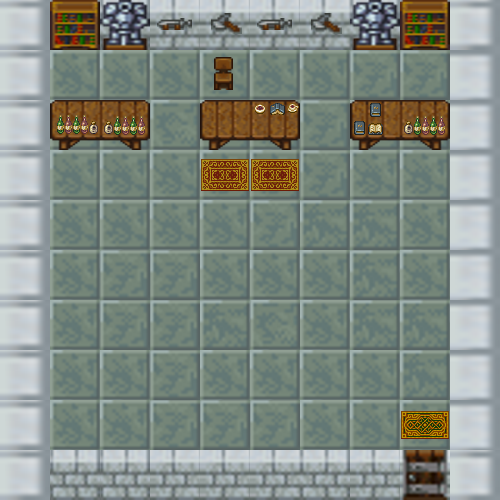

Below is a game level as drawn by its tile map, then a one-line description and the .tmx that defines it (tile-layer data replaced by summaries):
An orthogonal 10x10 tile map with 50x50 px tiles, 1 tile layer (Tile Layer 1), 8 tilesets.

<map version="1.0" orientation="orthogonal" renderorder="right-down" width="10" height="10" tilewidth="50" tileheight="50" nextobjectid="1">
 <tileset firstgid="1" name="wallFront50x50Sheet" tilewidth="50" tileheight="50" tilecount="3">
  <image source="Tiles/indoorTiles/indoor assets/indoorAssets1/wallFront50x50Sheet.png" width="150" height="50" />
 </tileset>
 <tileset firstgid="4" name="wallSide50x50Sheet" tilewidth="50" tileheight="50" tilecount="3">
  <image source="Tiles/indoorTiles/indoor assets/indoorAssets1/wallSide50x50Sheet.png" width="50" height="150" />
 </tileset>
 <tileset firstgid="7" name="stoneFloor50x50Sheet" tilewidth="50" tileheight="50" tilecount="4">
  <image source="Tiles/indoorTiles/indoor assets/indoorAssets1/floors/stoneFloor50x50Sheet.png" width="100" height="100" />
 </tileset>
 <tileset firstgid="11" name="shopTableSheet" tilewidth="50" tileheight="50" tilecount="6">
  <image source="Tiles/indoorTiles/indoor assets/indoorAssets2/shopTableSheet.png" width="300" height="50" />
 </tileset>
 <tileset firstgid="17" name="wallDecorSheet" tilewidth="50" tileheight="50" tilecount="4">
  <image source="Tiles/indoorTiles/indoor assets/indoorAssets1/wallDecorSheet.png" width="200" height="50" />
 </tileset>
 <tileset firstgid="21" name="door50x50" tilewidth="50" tileheight="50" tilecount="1">
  <image source="Tiles/indoorTiles/indoor assets/indoorAssets1/doors/door50x50.png" width="50" height="50" />
 </tileset>
 <tileset firstgid="22" name="chairOnStoneSheet" tilewidth="50" tileheight="50" tilecount="4">
  <image source="Tiles/indoorTiles/indoor assets/indoorAssets1/chairOnStoneSheet.png" width="200" height="50" />
 </tileset>
 <tileset firstgid="26" name="carpetsOnStone" tilewidth="50" tileheight="50" tilecount="3">
  <image source="Tiles/indoorTiles/indoor assets/indoorAssets1/carpets/carpetsOnStone.png" width="150" height="50" />
 </tileset>
 <layer name="Tile Layer 1" width="10" height="10">
  <data>[100 cells, 100 non-empty, 21 distinct tile ids]</data>
 </layer>
</map>